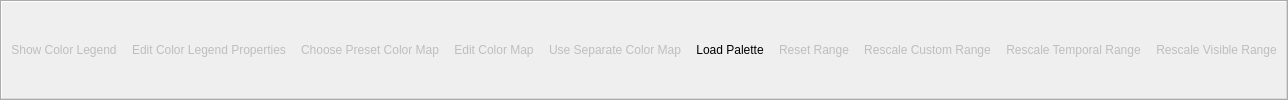
<?xml version="1.0" encoding="UTF-8"?>
<!-- SPDX-FileCopyrightText: Copyright (c) Kitware Inc. -->
<!-- SPDX-License-Identifier: BSD-3-Clause -->
<ui version="4.0">
 <class>pqColorToolbar</class>
  <widget class="QToolBar" name="variableToolbar" >
   <property name="windowTitle" >
    <string>Active Variable Controls</string>
   </property>
   <property name="orientation" >
    <enum>Qt::Horizontal</enum>
   </property>
   <attribute name="toolBarArea" >
    <enum>TopToolBarArea</enum>
   </attribute>
   <attribute name="toolBarBreak" >
    <bool>false</bool>
   </attribute>
   <action name="actionScalarBarVisibility" >
    <property name="checkable" >
     <bool>true</bool>
    </property>
    <property name="enabled" >
     <bool>false</bool>
    </property>
    <property name="icon" >
     <iconset resource="../../../Components/Resources/pqComponents.qrc" >:/pqWidgets/Icons/pqScalarBar.svg</iconset>
    </property>
    <property name="text" >
     <string>Show Color Legend</string>
    </property>
    <property name="toolTip" >
     <string>Toggle Color Legend Visibility</string>
    </property>
    <property name="statusTip" >
     <string>Toggle Color Legend Visibility</string>
    </property>
   </action>
   <action name="actionScalarBarProperties" >
    <property name="checkable" >
     <bool>false</bool>
    </property>
    <property name="enabled" >
     <bool>false</bool>
    </property>
    <property name="icon" >
      <iconset resource="../../../Components/Resources/pqComponents.qrc">
       <normaloff>:/pqWidgets/Icons/pqEditScalarBar.svg</normaloff>:/pqWidgets/Icons/pqEditScalarBar.svg</iconset>
    </property>
    <property name="text" >
     <string>Edit Color Legend Properties</string>
    </property>
    <property name="toolTip" >
     <string>Edit Color Legend Properties</string>
    </property>
    <property name="statusTip" >
     <string>Edit Color Legend Properties</string>
    </property>
   </action>
   <action name="actionColorMapPresets" >
    <property name="checkable" >
     <bool>false</bool>
    </property>
    <property name="enabled" >
     <bool>false</bool>
    </property>
    <property name="icon" >
     <iconset resource="../../../Components/Resources/pqComponents.qrc">
      <normaloff>:/pqWidgets/Icons/pqFavorites.svg</normaloff>:/pqWidgets/Icons/pqFavorites32.png</iconset>
    </property>
    <property name="text" >
     <string>Choose Preset Color Map</string>
    </property>
    <property name="toolTip" >
     <string>Choose Preset Color Map</string>
    </property>
    <property name="statusTip" >
     <string>Choose Preset Color Map</string>
    </property>
   </action>
   <action name="actionEditColorMap" >
    <property name="checkable" >
     <bool>true</bool>
    </property>
    <property name="enabled" >
     <bool>false</bool>
    </property>
    <property name="icon" >
     <iconset resource="../../../Components/Resources/pqComponents.qrc" >:/pqWidgets/Icons/pqEditColor.svg</iconset>
    </property>
    <property name="text" >
     <string>Edit Color Map</string>
    </property>
    <property name="statusTip" >
     <string>Edit Color Map</string>
    </property>
   </action>
   <action name="actionUseSeparateColorMap" >
    <property name="enabled" >
     <bool>false</bool>
    </property>
    <property name="icon" >
     <iconset resource="../../../Components/Resources/pqComponents.qrc" >:/pqWidgets/Icons/pqSeparateColorMap.svg</iconset>
    </property>
    <property name="text" >
     <string>Use Separate Color Map</string>
    </property>
    <property name="statusTip" >
     <string>Use Separate Color Map</string>
    </property>
   </action>
   <action name="actionLoadPalette">
    <property name="icon">
     <iconset resource="../../../Components/Resources/pqComponents.qrc">
      <normaloff>:/pqWidgets/Icons/pqPalette.svg</normaloff>:/pqWidgets/Icons/pqPalette.svg</iconset>
    </property>
    <property name="text">
     <string>Load Palette</string>
    </property>
    <property name="toolTip">
     <string>Load a color palette</string>
    </property>
   </action>
   <action name="actionResetRange" >
    <property name="enabled" >
     <bool>false</bool>
    </property>
    <property name="icon" >
     <iconset resource="../../../Components/Resources/pqComponents.qrc" >:/pqWidgets/Icons/pqResetRange.svg</iconset>
    </property>
    <property name="text" >
     <string>Reset Range</string>
    </property>
    <property name="toolTip" >
     <string>Rescale to Data Range</string>
    </property>
    <property name="statusTip" >
     <string>Rescale to Data Range</string>
    </property>
   </action>
   <action name="actionRescaleCustomRange" >
    <property name="enabled" >
     <bool>false</bool>
    </property>
    <property name="icon" >
     <iconset resource="../../../Components/Resources/pqComponents.qrc" >:/pqWidgets/Icons/pqResetRangeCustom.svg</iconset>
    </property>
    <property name="text" >
     <string>Rescale Custom Range</string>
    </property>
    <property name="toolTip" >
     <string>Rescale to Custom Data Range</string>
    </property>
    <property name="statusTip" >
     <string>Rescale to Custom Data Range</string>
    </property>
   </action>
   <action name="actionRescaleTemporalRange" >
    <property name="enabled" >
     <bool>false</bool>
    </property>
    <property name="icon">
     <iconset resource="../../../Components/Resources/pqComponents.qrc">
      <normaloff>:/pqWidgets/Icons/pqResetRangeTemporal.svg</normaloff>:/pqWidgets/Icons/pqResetRangeTemporal.svg</iconset>
    </property>
    <property name="text" >
     <string>Rescale Temporal Range</string>
    </property>
    <property name="toolTip" >
     <string>Rescale to data range over all timesteps</string>
    </property>
    <property name="statusTip" >
     <string>Rescale to data range over all timesteps</string>
    </property>
   </action>
   <action name="actionRescaleVisibleRange" >
    <property name="enabled" >
     <bool>false</bool>
    </property>
    <property name="icon" >
     <iconset resource="../../../Components/Resources/pqComponents.qrc" >:/pqWidgets/Icons/pqResetToVisibleRange.svg</iconset>
    </property>
    <property name="text" >
     <string>Rescale Visible Range</string>
    </property>
    <property name="toolTip" >
     <string>Rescale to Visible Data Range</string>
    </property>
    <property name="statusTip" >
     <string>Rescale to Visible Data Range</string>
    </property>
   </action>
   <addaction name="actionScalarBarVisibility" />
   <addaction name="actionScalarBarProperties" />
   <addaction name="actionColorMapPresets" />
   <addaction name="actionEditColorMap" />
   <addaction name="actionUseSeparateColorMap" />
   <addaction name="actionLoadPalette"/>
   <addaction name="actionResetRange" />
   <addaction name="actionRescaleCustomRange" />
   <addaction name="actionRescaleTemporalRange" />
   <addaction name="actionRescaleVisibleRange" />
  </widget>
 <resources>
  <include location="../../../Components/Resources/pqComponents.qrc"/>
 </resources>
 <connections/>
</ui>
